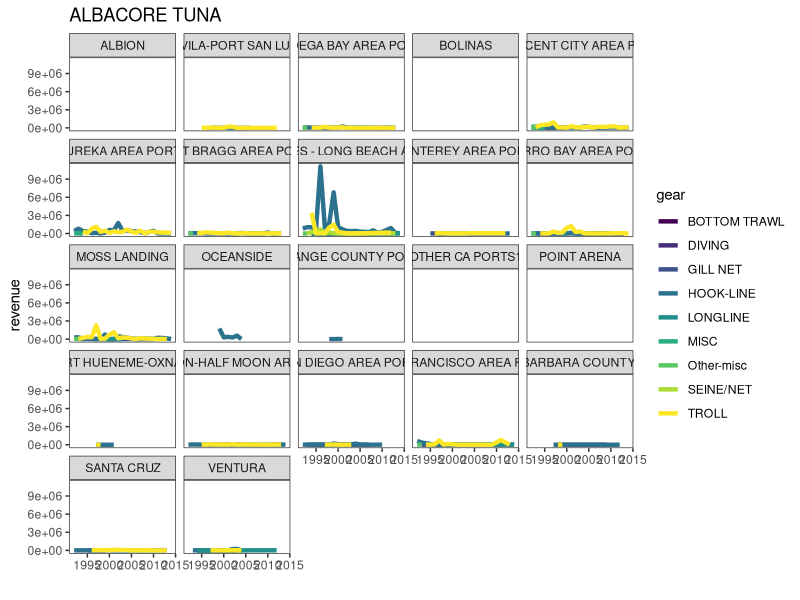
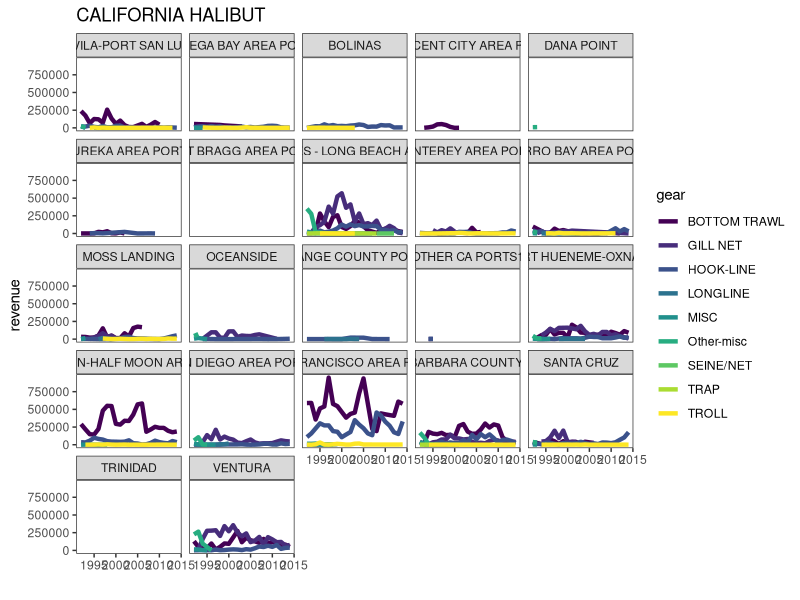
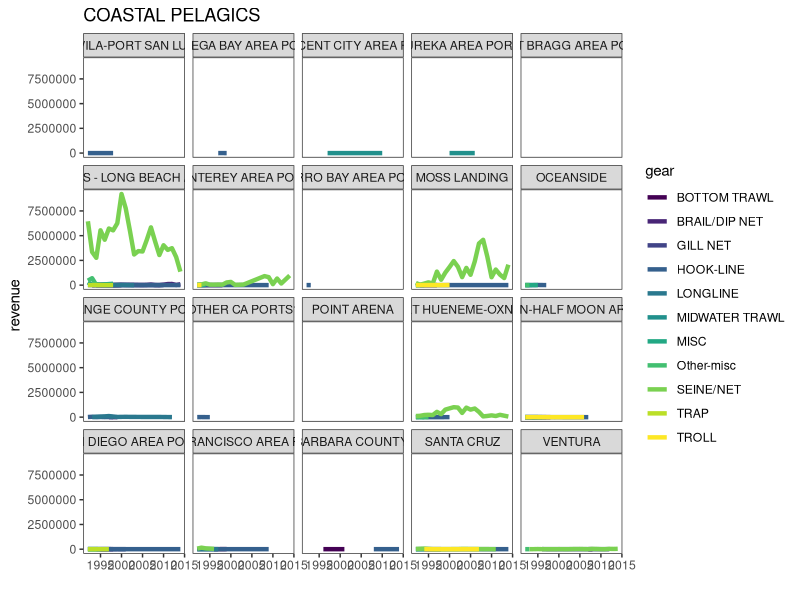
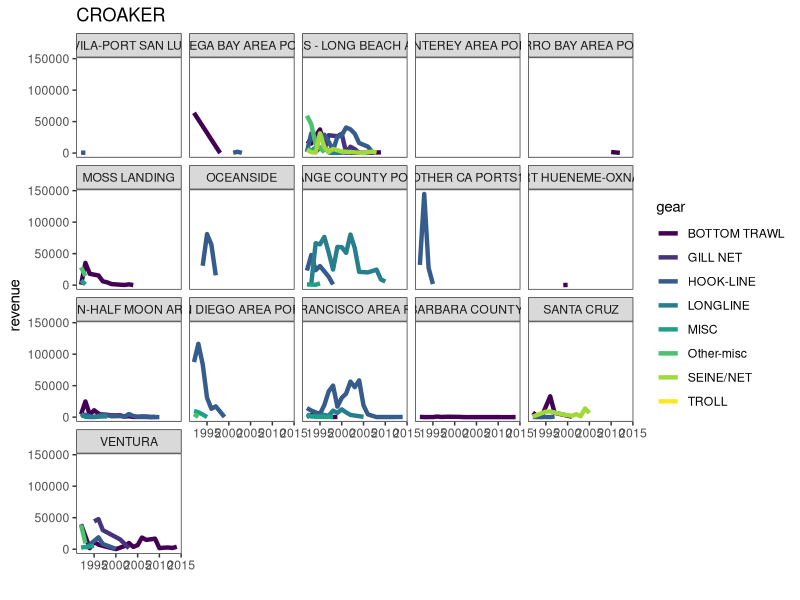
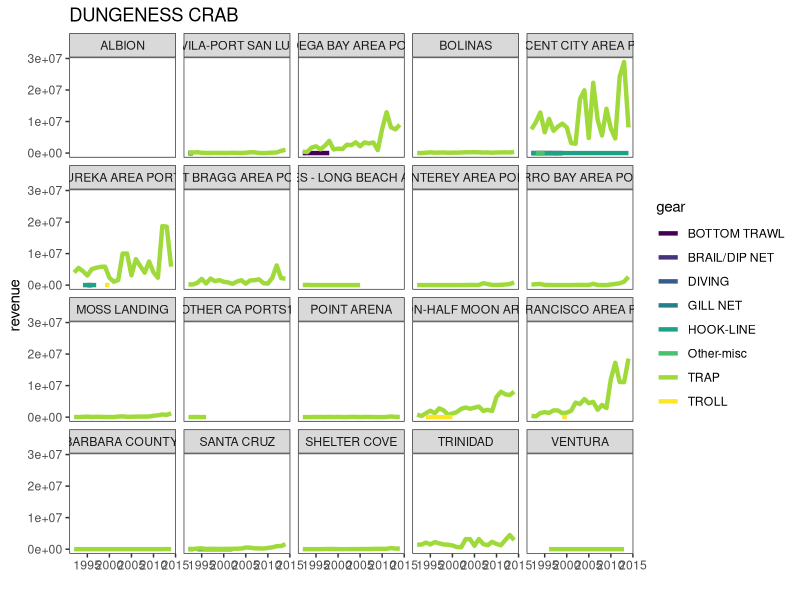
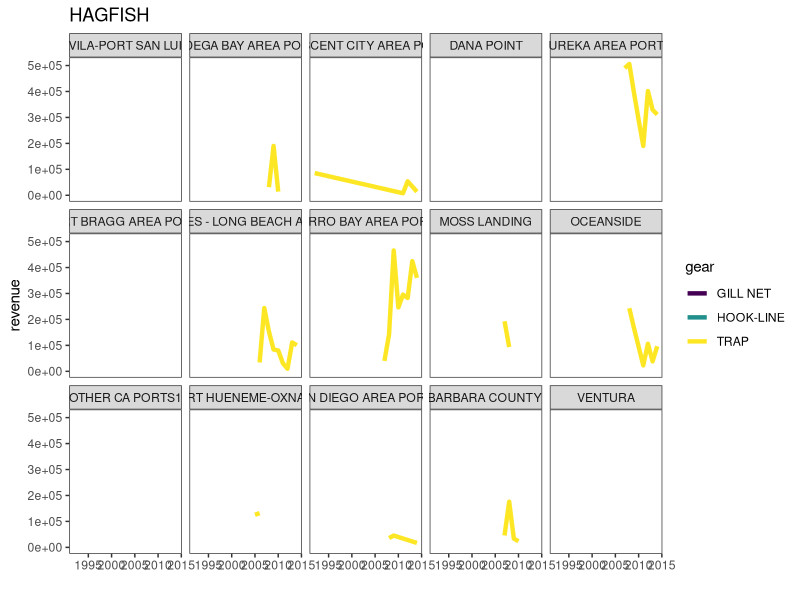
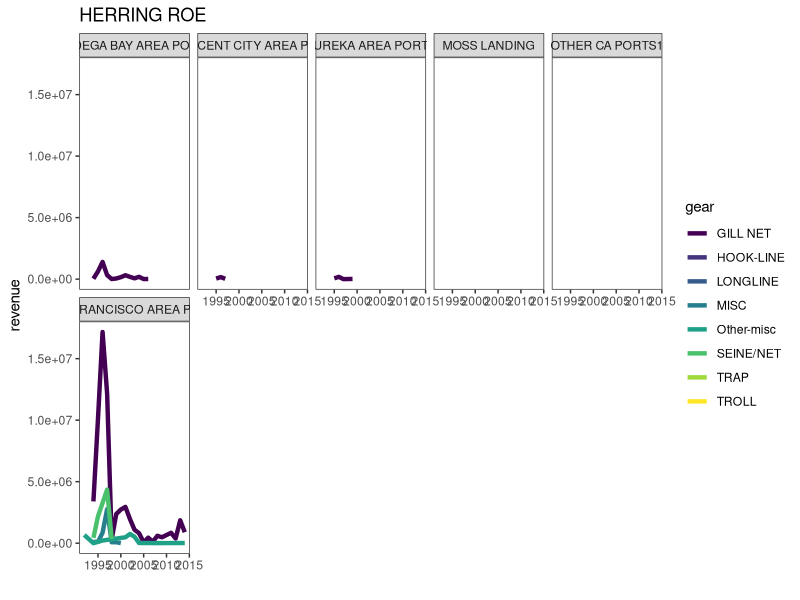
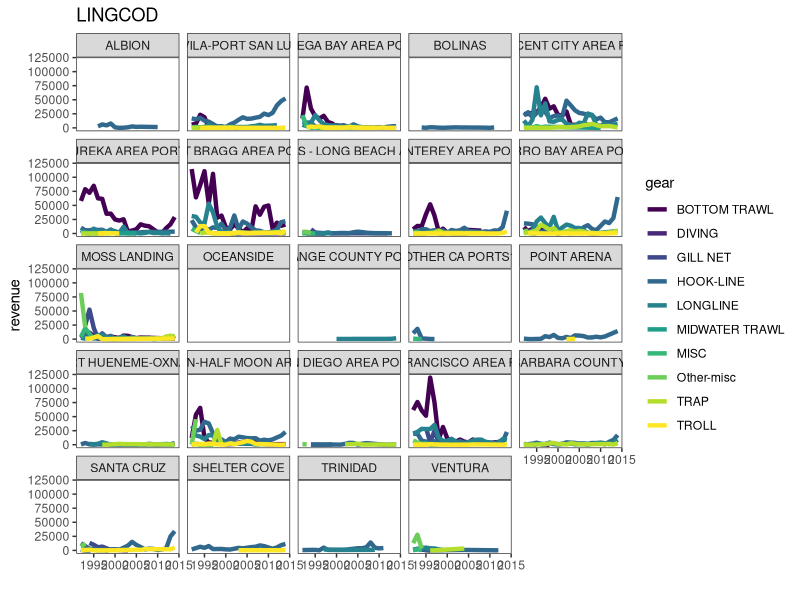

R code for these plots, in order: (Note: this script raises an error after producing the figures.)
# Workflow for each species in the the California landings & fishery
# participation data for 1992-2014, downloaded from the California Natural 
# Resources Agency:
# https://data.cnra.ca.gov/dataset/human-uses-and-socioeconomic-dimensions-ca-north-coast-mpa-baseline-study-1992-2014

library(dplyr)
library(tidyr)
library(reshape2)
library(ggplot2)
library(viridis)
library(corrplot)

port_landings <- read.csv("Data/port_landings_updated.csv")

species <- levels(factor(port_landings$fishery))  # list of species

# Function for fishery timeseries by port -------------------------------------
species_timeseries <- function(species) {
  df <- port_landings %>% filter(fishery == species)
  df <- df %>% drop_na()
  
  plt <- ggplot(df, aes(x = year, y = ex.vessel_revenue, color = gear)) +
    theme_bw() +
    scale_color_viridis(discrete=TRUE) + #color of points from viridis
    geom_line(size=1.5) +  
    ggtitle(species) +
    ylab("revenue") + xlab(" ") +
    theme(panel.grid.major = element_blank(), panel.grid.minor = element_blank()) +
    facet_wrap(~port, ncol = 5)
  
  ggsave(filename=paste("Yearly port data/Figures/Species revenue/", species, "_revenue.pdf", sep=""), 
         plot=plt, width=600, height=500, units="mm", dpi=300)
}

# Function call for each species ----------------------------------------------
for (s in species) {
  species_timeseries(s)
}

# Timeseries of revenue for each species across all ports ---------------------
fish_sums <- group_by(port_landings, year, port, fishery) %>% 
  summarize(revenue = sum(ex.vessel_revenue))
fish_sums <- fish_sums %>% drop_na()
fish_sums2 <-  group_by(fish_sums, year, fishery) %>% 
  summarize(revenue = sum(revenue))

fish_revenue_sum <- ggplot(fish_sums2, aes(x = year, y = revenue)) +
  theme_bw() +
  geom_line(size=1.5) +  
  ylab("revenue") + xlab(" ") +
  theme(panel.grid.major = element_blank(), panel.grid.minor = element_blank()) +
  facet_wrap(~fishery, ncol = 6)

ggsave(filename=paste("Yearly port data/Figures/Species revenue/allfisheries_revenue.pdf", sep=""), 
       plot=fish_revenue_sum, width=600, height=500, units="mm", dpi=300)

# Correlation matrix for all fisheries by year & port -------------------------
fish_sums3 <- dcast(fish_sums2, year ~ fishery)

fish_cor <- cor(fish_sums3[2:37])
corrplot(fish_cor, type="upper", tl.col = "black")
